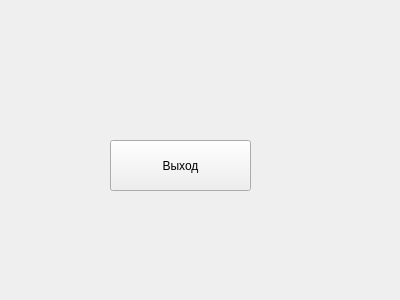
<?xml version="1.0" encoding="UTF-8"?>
<ui version="4.0">
 <class>gamewindow</class>
 <widget class="QWidget" name="gamewindow">
  <property name="geometry">
   <rect>
    <x>0</x>
    <y>0</y>
    <width>400</width>
    <height>300</height>
   </rect>
  </property>
  <property name="windowTitle">
   <string>Form</string>
  </property>
  <widget class="QPushButton" name="pushButton">
   <property name="geometry">
    <rect>
     <x>110</x>
     <y>140</y>
     <width>141</width>
     <height>51</height>
    </rect>
   </property>
   <property name="text">
    <string>Выход</string>
   </property>
  </widget>
 </widget>
 <resources/>
 <connections/>
</ui>
